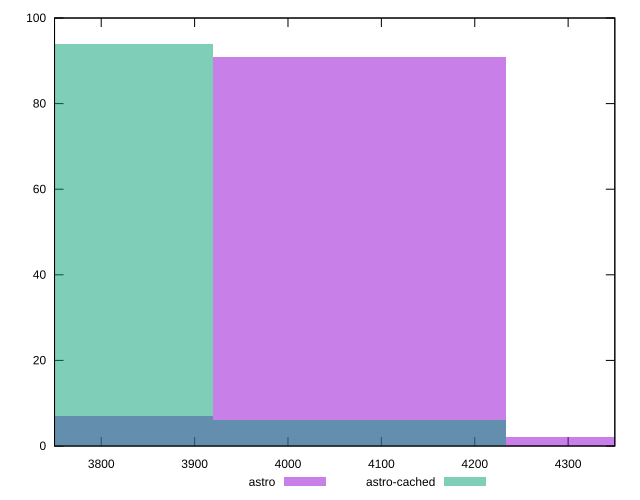

gnuplot code for this plot:
reset

$astro <<EOF
3763.170526067621 7
4076.7680699065895 91
4390.365613745558 2
EOF

$astroCached <<EOF
4076.7680699065895 6
3763.170526067621 94
EOF

set key outside below
set boxwidth 313.5975438389684
set xrange [3750:4350]
set yrange [0:100]
set trange [0:100]
set style fill transparent solid 0.5 noborder
set terminal svg size 640, 500 enhanced background rgb 'white'
set output "reports/report_00033_2021-03-01T14-23-16.841Z/unused-javascript/comparison/histogram/0_vs_1.svg"

plot $astro title "astro" with boxes, \
     $astroCached title "astro-cached" with boxes

reset
